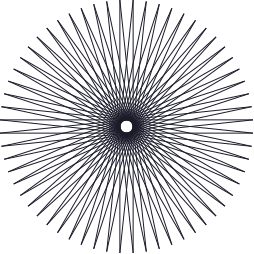

Write the Python code that produced this figure.
from Turtle import Turtle
import math

turtle = Turtle('a_star')

n = 60

for i in range(n):
    turtle.right(360/n)
    if i % 2 == 1:
        turtle.forward(253)
    else:
        turtle.back(253)

turtle.save()
